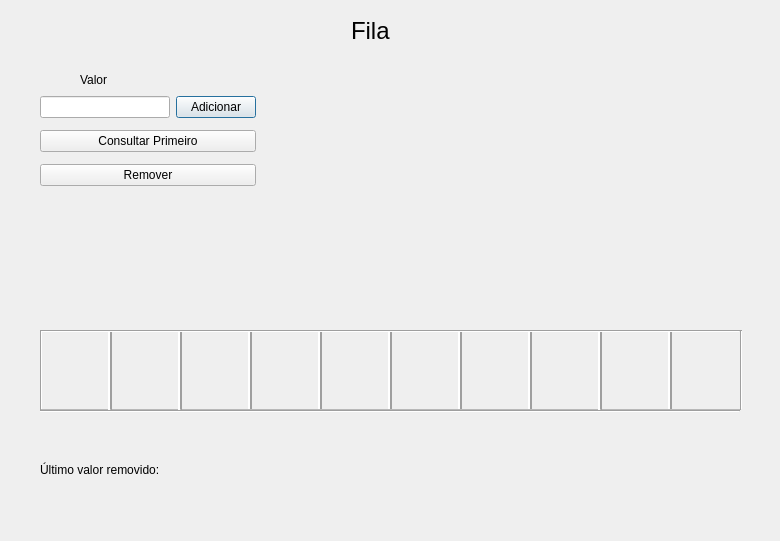
<?xml version="1.0" encoding="UTF-8"?>
<ui version="4.0">
 <class>Fila</class>
 <widget class="QDialog" name="Fila">
  <property name="geometry">
   <rect>
    <x>0</x>
    <y>0</y>
    <width>780</width>
    <height>541</height>
   </rect>
  </property>
  <property name="windowTitle">
   <string>Dialog</string>
  </property>
  <widget class="Line" name="line_16">
   <property name="geometry">
    <rect>
     <x>450</x>
     <y>330</y>
     <width>20</width>
     <height>81</height>
    </rect>
   </property>
   <property name="frameShadow">
    <enum>QFrame::Raised</enum>
   </property>
   <property name="lineWidth">
    <number>2</number>
   </property>
   <property name="orientation">
    <enum>Qt::Vertical</enum>
   </property>
  </widget>
  <widget class="Line" name="line_7">
   <property name="geometry">
    <rect>
     <x>660</x>
     <y>330</y>
     <width>20</width>
     <height>81</height>
    </rect>
   </property>
   <property name="frameShadow">
    <enum>QFrame::Raised</enum>
   </property>
   <property name="lineWidth">
    <number>2</number>
   </property>
   <property name="orientation">
    <enum>Qt::Vertical</enum>
   </property>
  </widget>
  <widget class="Line" name="line_14">
   <property name="geometry">
    <rect>
     <x>310</x>
     <y>330</y>
     <width>20</width>
     <height>81</height>
    </rect>
   </property>
   <property name="frameShadow">
    <enum>QFrame::Raised</enum>
   </property>
   <property name="lineWidth">
    <number>2</number>
   </property>
   <property name="orientation">
    <enum>Qt::Vertical</enum>
   </property>
  </widget>
  <widget class="Line" name="line_15">
   <property name="geometry">
    <rect>
     <x>240</x>
     <y>330</y>
     <width>20</width>
     <height>81</height>
    </rect>
   </property>
   <property name="frameShadow">
    <enum>QFrame::Raised</enum>
   </property>
   <property name="lineWidth">
    <number>2</number>
   </property>
   <property name="orientation">
    <enum>Qt::Vertical</enum>
   </property>
  </widget>
  <widget class="Line" name="line_19">
   <property name="geometry">
    <rect>
     <x>520</x>
     <y>330</y>
     <width>20</width>
     <height>81</height>
    </rect>
   </property>
   <property name="frameShadow">
    <enum>QFrame::Raised</enum>
   </property>
   <property name="lineWidth">
    <number>2</number>
   </property>
   <property name="orientation">
    <enum>Qt::Vertical</enum>
   </property>
  </widget>
  <widget class="Line" name="line_17">
   <property name="geometry">
    <rect>
     <x>380</x>
     <y>330</y>
     <width>20</width>
     <height>81</height>
    </rect>
   </property>
   <property name="frameShadow">
    <enum>QFrame::Raised</enum>
   </property>
   <property name="lineWidth">
    <number>2</number>
   </property>
   <property name="orientation">
    <enum>Qt::Vertical</enum>
   </property>
  </widget>
  <widget class="QFrame" name="frame">
   <property name="geometry">
    <rect>
     <x>40</x>
     <y>330</y>
     <width>701</width>
     <height>80</height>
    </rect>
   </property>
   <property name="frameShape">
    <enum>QFrame::StyledPanel</enum>
   </property>
   <property name="frameShadow">
    <enum>QFrame::Raised</enum>
   </property>
   <widget class="Line" name="line_4">
    <property name="geometry">
     <rect>
      <x>60</x>
      <y>0</y>
      <width>20</width>
      <height>81</height>
     </rect>
    </property>
    <property name="frameShadow">
     <enum>QFrame::Raised</enum>
    </property>
    <property name="lineWidth">
     <number>2</number>
    </property>
    <property name="orientation">
     <enum>Qt::Vertical</enum>
    </property>
   </widget>
   <widget class="Line" name="line_5">
    <property name="geometry">
     <rect>
      <x>130</x>
      <y>0</y>
      <width>20</width>
      <height>81</height>
     </rect>
    </property>
    <property name="frameShadow">
     <enum>QFrame::Raised</enum>
    </property>
    <property name="lineWidth">
     <number>2</number>
    </property>
    <property name="orientation">
     <enum>Qt::Vertical</enum>
    </property>
   </widget>
   <widget class="QLabel" name="lbl_pos1">
    <property name="geometry">
     <rect>
      <x>4</x>
      <y>31</y>
      <width>63</width>
      <height>20</height>
     </rect>
    </property>
    <property name="text">
     <string/>
    </property>
   </widget>
   <widget class="QLabel" name="lbl_pos2">
    <property name="geometry">
     <rect>
      <x>75</x>
      <y>31</y>
      <width>63</width>
      <height>20</height>
     </rect>
    </property>
    <property name="text">
     <string/>
    </property>
   </widget>
   <widget class="QLabel" name="lbl_pos3">
    <property name="geometry">
     <rect>
      <x>143</x>
      <y>30</y>
      <width>63</width>
      <height>20</height>
     </rect>
    </property>
    <property name="text">
     <string/>
    </property>
   </widget>
   <widget class="QLabel" name="lbl_pos4">
    <property name="geometry">
     <rect>
      <x>216</x>
      <y>32</y>
      <width>63</width>
      <height>20</height>
     </rect>
    </property>
    <property name="text">
     <string/>
    </property>
   </widget>
   <widget class="QLabel" name="lbl_pos5">
    <property name="geometry">
     <rect>
      <x>285</x>
      <y>31</y>
      <width>63</width>
      <height>20</height>
     </rect>
    </property>
    <property name="text">
     <string/>
    </property>
   </widget>
   <widget class="QLabel" name="lbl_pos6">
    <property name="geometry">
     <rect>
      <x>355</x>
      <y>31</y>
      <width>63</width>
      <height>20</height>
     </rect>
    </property>
    <property name="text">
     <string/>
    </property>
   </widget>
   <widget class="QLabel" name="lbl_pos7">
    <property name="geometry">
     <rect>
      <x>423</x>
      <y>31</y>
      <width>63</width>
      <height>20</height>
     </rect>
    </property>
    <property name="text">
     <string/>
    </property>
   </widget>
   <widget class="QLabel" name="lbl_pos8">
    <property name="geometry">
     <rect>
      <x>494</x>
      <y>31</y>
      <width>63</width>
      <height>20</height>
     </rect>
    </property>
    <property name="text">
     <string/>
    </property>
   </widget>
   <widget class="QLabel" name="lbl_pos9">
    <property name="geometry">
     <rect>
      <x>565</x>
      <y>32</y>
      <width>63</width>
      <height>20</height>
     </rect>
    </property>
    <property name="text">
     <string/>
    </property>
   </widget>
   <widget class="QLabel" name="lbl_pos10">
    <property name="geometry">
     <rect>
      <x>634</x>
      <y>31</y>
      <width>63</width>
      <height>20</height>
     </rect>
    </property>
    <property name="text">
     <string/>
    </property>
   </widget>
  </widget>
  <widget class="Line" name="line_18">
   <property name="geometry">
    <rect>
     <x>590</x>
     <y>330</y>
     <width>20</width>
     <height>81</height>
    </rect>
   </property>
   <property name="frameShadow">
    <enum>QFrame::Raised</enum>
   </property>
   <property name="lineWidth">
    <number>2</number>
   </property>
   <property name="orientation">
    <enum>Qt::Vertical</enum>
   </property>
  </widget>
  <widget class="QLabel" name="label_12">
   <property name="geometry">
    <rect>
     <x>300</x>
     <y>100</y>
     <width>440</width>
     <height>110</height>
    </rect>
   </property>
   <property name="font">
    <font>
     <pointsize>14</pointsize>
    </font>
   </property>
   <property name="text">
    <string/>
   </property>
  </widget>
  <widget class="QLabel" name="label_13">
   <property name="geometry">
    <rect>
     <x>40</x>
     <y>460</y>
     <width>160</width>
     <height>20</height>
    </rect>
   </property>
   <property name="text">
    <string>Último valor removido:</string>
   </property>
  </widget>
  <widget class="QLabel" name="label_14">
   <property name="geometry">
    <rect>
     <x>214</x>
     <y>440</y>
     <width>140</width>
     <height>70</height>
    </rect>
   </property>
   <property name="font">
    <font>
     <pointsize>18</pointsize>
    </font>
   </property>
   <property name="text">
    <string/>
   </property>
  </widget>
  <widget class="QLabel" name="label_2">
   <property name="geometry">
    <rect>
     <x>80</x>
     <y>70</y>
     <width>63</width>
     <height>20</height>
    </rect>
   </property>
   <property name="text">
    <string>Valor</string>
   </property>
  </widget>
  <widget class="QLabel" name="label">
   <property name="geometry">
    <rect>
     <x>271</x>
     <y>11</y>
     <width>124</width>
     <height>40</height>
    </rect>
   </property>
   <property name="font">
    <font>
     <pointsize>18</pointsize>
    </font>
   </property>
   <property name="text">
    <string>Fila</string>
   </property>
   <property name="indent">
    <number>80</number>
   </property>
  </widget>
  <widget class="QWidget" name="layoutWidget">
   <property name="geometry">
    <rect>
     <x>40</x>
     <y>90</y>
     <width>216</width>
     <height>105</height>
    </rect>
   </property>
   <layout class="QVBoxLayout" name="verticalLayout">
    <item>
     <layout class="QHBoxLayout" name="horizontalLayout">
      <item>
       <widget class="QLineEdit" name="txt_add"/>
      </item>
      <item>
       <widget class="QPushButton" name="btn_add">
        <property name="text">
         <string>Adicionar</string>
        </property>
       </widget>
      </item>
     </layout>
    </item>
    <item>
     <widget class="QPushButton" name="btn_ultimo">
      <property name="text">
       <string>Consultar Primeiro</string>
      </property>
     </widget>
    </item>
    <item>
     <widget class="QPushButton" name="btn_remove">
      <property name="text">
       <string>Remover</string>
      </property>
     </widget>
    </item>
   </layout>
  </widget>
  <widget class="Line" name="line">
   <property name="geometry">
    <rect>
     <x>40</x>
     <y>330</y>
     <width>700</width>
     <height>3</height>
    </rect>
   </property>
   <property name="orientation">
    <enum>Qt::Horizontal</enum>
   </property>
  </widget>
  <widget class="Line" name="line_2">
   <property name="geometry">
    <rect>
     <x>40</x>
     <y>410</y>
     <width>700</width>
     <height>3</height>
    </rect>
   </property>
   <property name="orientation">
    <enum>Qt::Horizontal</enum>
   </property>
  </widget>
  <widget class="Line" name="line_3">
   <property name="geometry">
    <rect>
     <x>40</x>
     <y>330</y>
     <width>3</width>
     <height>80</height>
    </rect>
   </property>
   <property name="orientation">
    <enum>Qt::Vertical</enum>
   </property>
  </widget>
  <widget class="Line" name="line_6">
   <property name="geometry">
    <rect>
     <x>740</x>
     <y>330</y>
     <width>3</width>
     <height>80</height>
    </rect>
   </property>
   <property name="orientation">
    <enum>Qt::Vertical</enum>
   </property>
  </widget>
 </widget>
 <resources/>
 <connections/>
</ui>
